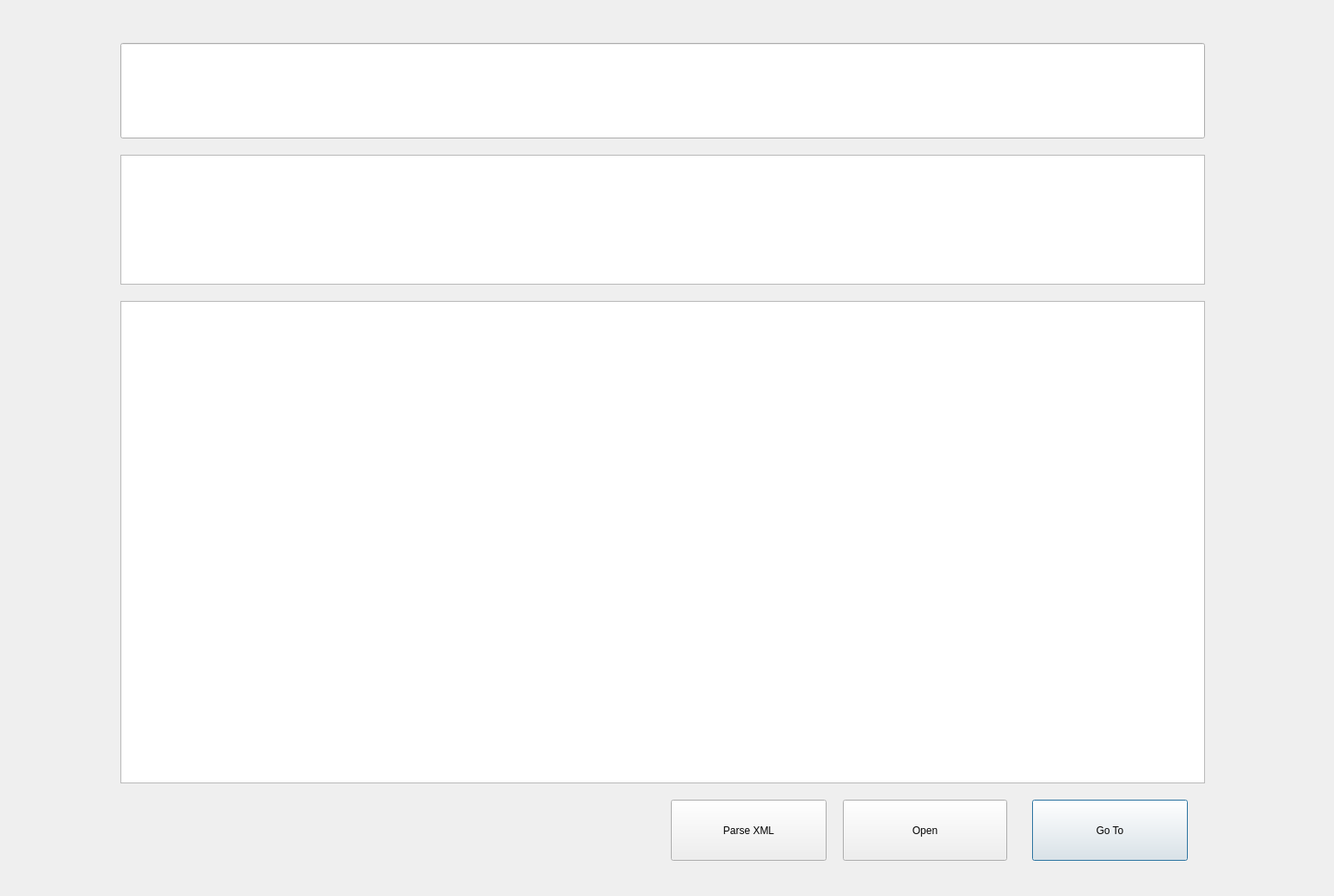
<?xml version="1.0" encoding="UTF-8"?>
<ui version="4.0">
 <class>mListWidget</class>
 <widget class="QDialog" name="mListWidget">
  <property name="geometry">
   <rect>
    <x>0</x>
    <y>0</y>
    <width>1551</width>
    <height>1042</height>
   </rect>
  </property>
  <property name="windowTitle">
   <string>Dialog</string>
  </property>
  <widget class="QLineEdit" name="lineEdit">
   <property name="geometry">
    <rect>
     <x>140</x>
     <y>50</y>
     <width>1261</width>
     <height>111</height>
    </rect>
   </property>
  </widget>
  <widget class="QListWidget" name="listWidget">
   <property name="geometry">
    <rect>
     <x>140</x>
     <y>180</y>
     <width>1261</width>
     <height>151</height>
    </rect>
   </property>
  </widget>
  <widget class="QPushButton" name="pushButton">
   <property name="geometry">
    <rect>
     <x>1200</x>
     <y>930</y>
     <width>181</width>
     <height>71</height>
    </rect>
   </property>
   <property name="text">
    <string>Go To</string>
   </property>
  </widget>
  <widget class="QPushButton" name="pushButton_2">
   <property name="geometry">
    <rect>
     <x>980</x>
     <y>930</y>
     <width>191</width>
     <height>71</height>
    </rect>
   </property>
   <property name="text">
    <string>Open</string>
   </property>
  </widget>
  <widget class="QPushButton" name="pushButton_3">
   <property name="geometry">
    <rect>
     <x>780</x>
     <y>930</y>
     <width>181</width>
     <height>71</height>
    </rect>
   </property>
   <property name="text">
    <string>Parse XML</string>
   </property>
  </widget>
  <widget class="QPlainTextEdit" name="plainTextEdit">
   <property name="geometry">
    <rect>
     <x>140</x>
     <y>350</y>
     <width>1261</width>
     <height>561</height>
    </rect>
   </property>
  </widget>
 </widget>
 <resources/>
 <connections/>
</ui>
